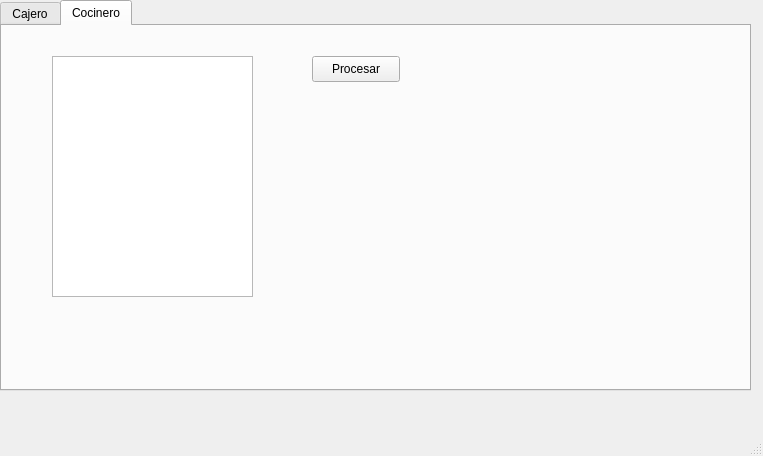
<?xml version="1.0" encoding="UTF-8"?>
<ui version="4.0">
 <class>MainWindow</class>
 <widget class="QMainWindow" name="MainWindow">
  <property name="geometry">
   <rect>
    <x>0</x>
    <y>0</y>
    <width>763</width>
    <height>456</height>
   </rect>
  </property>
  <property name="windowTitle">
   <string>mainwindow</string>
  </property>
  <widget class="QWidget" name="centralwidget">
   <widget class="QTabWidget" name="tabWidget">
    <property name="geometry">
     <rect>
      <x>0</x>
      <y>0</y>
      <width>751</width>
      <height>391</height>
     </rect>
    </property>
    <property name="currentIndex">
     <number>1</number>
    </property>
    <widget class="QWidget" name="tab">
     <attribute name="title">
      <string>Cajero</string>
     </attribute>
     <widget class="QListWidget" name="listaMenuProductos">
      <property name="geometry">
       <rect>
        <x>20</x>
        <y>20</y>
        <width>281</width>
        <height>311</height>
       </rect>
      </property>
     </widget>
     <widget class="QListWidget" name="listaOrdenActual">
      <property name="geometry">
       <rect>
        <x>450</x>
        <y>20</y>
        <width>221</width>
        <height>121</height>
       </rect>
      </property>
     </widget>
     <widget class="QLineEdit" name="lineEditCliente">
      <property name="geometry">
       <rect>
        <x>450</x>
        <y>160</y>
        <width>151</width>
        <height>26</height>
       </rect>
      </property>
      <property name="placeholderText">
       <string>Nombre del Cliente</string>
      </property>
     </widget>
     <widget class="QComboBox" name="comboDescuentos">
      <property name="geometry">
       <rect>
        <x>450</x>
        <y>200</y>
        <width>161</width>
        <height>26</height>
       </rect>
      </property>
     </widget>
     <widget class="QPushButton" name="btnAnadirItem">
      <property name="geometry">
       <rect>
        <x>320</x>
        <y>40</y>
        <width>101</width>
        <height>26</height>
       </rect>
      </property>
      <property name="text">
       <string>Añadir Item -&gt;</string>
      </property>
     </widget>
     <widget class="QPushButton" name="btnFinalizarPedido">
      <property name="geometry">
       <rect>
        <x>450</x>
        <y>240</y>
        <width>121</width>
        <height>26</height>
       </rect>
      </property>
      <property name="text">
       <string>Finalizar Pedido</string>
      </property>
     </widget>
    </widget>
    <widget class="QWidget" name="tab_2">
     <attribute name="title">
      <string>Cocinero</string>
     </attribute>
     <widget class="QListWidget" name="listaColaPedidos">
      <property name="geometry">
       <rect>
        <x>50</x>
        <y>30</y>
        <width>201</width>
        <height>241</height>
       </rect>
      </property>
     </widget>
     <widget class="QPushButton" name="btnProcesarSiguientePedido">
      <property name="geometry">
       <rect>
        <x>310</x>
        <y>30</y>
        <width>88</width>
        <height>26</height>
       </rect>
      </property>
      <property name="text">
       <string>Procesar</string>
      </property>
     </widget>
    </widget>
   </widget>
  </widget>
  <widget class="QMenuBar" name="menubar">
   <property name="geometry">
    <rect>
     <x>0</x>
     <y>0</y>
     <width>763</width>
     <height>23</height>
    </rect>
   </property>
  </widget>
  <widget class="QStatusBar" name="statusbar"/>
 </widget>
 <resources/>
 <connections/>
</ui>
